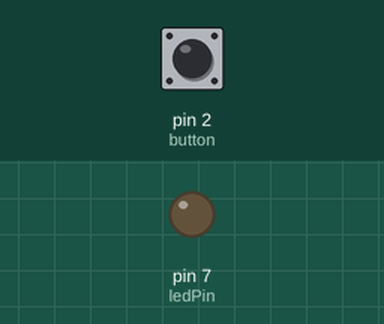
Simulated run of this sketch. Board: Arduino Uno, built with avr-gcc and run on an emulated ATmega328P. Shown: output pins drawn as LEDs (lit = HIGH). The test bench sets the inputs (shaded band); at power-on: pin 2 (button) LOW.

Above: at 1.2 s.
1.3 s: pin 2 (button) pulled HIGH for 0.15 s
At 1.37 s:
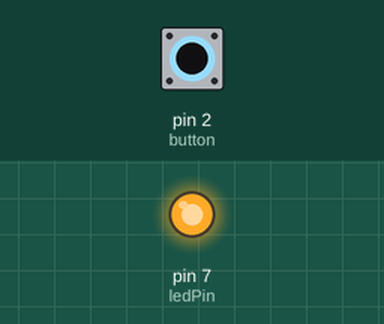
2.9 s: pin 2 (button) pulled HIGH for 3.2 s
At 6.6 s:
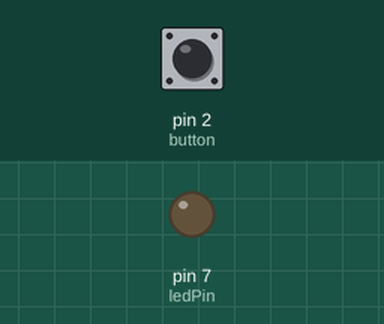
Timing chart, 0 to 8.1 s (numbered marks = the images above; inputs shaded):
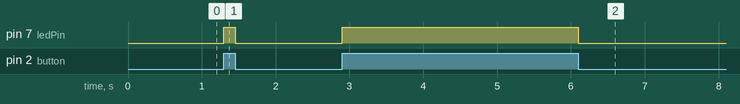

The sketch:

Acionamento.ino
```cpp
#define ledPin 7
#define button 2
int estadoBotao;

void setup() {
  pinMode(ledPin, OUTPUT);
  pinMode(button, INPUT);
}

void loop() {
  estadoBotao = digitalRead(button);
  if (estadoBotao == HIGH){
    digitalWrite(ledPin, HIGH);
  }
  else {
    digitalWrite(ledPin, LOW);
  }

}
```

Measured:
- after the input at 1.3 s, pin 7 (ledPin): LOW → HIGH at once, → LOW 0.15 s later
- after the input at 2.9 s, pin 7 (ledPin): LOW → HIGH at once, → LOW 3.2 s later
